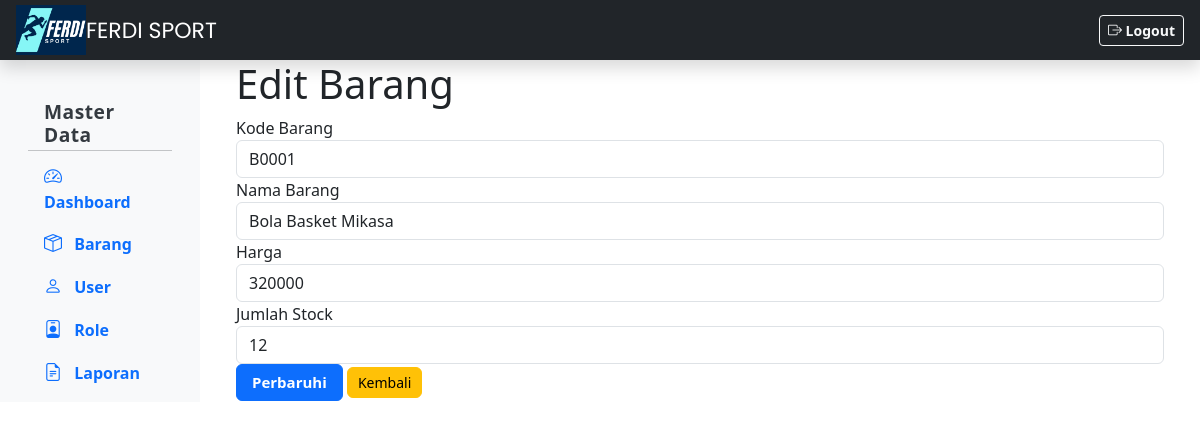
The page /index.php?page=barang/barang_edit&id=1 (signed in) on the database its author committed.
### tables this page shows
CREATE TABLE `barang` (
  `id_barang` int(11) NOT NULL,
  `nama` varchar(50) NOT NULL,
  `harga` int(11) NOT NULL,
  `jumlah` int(11) NOT NULL,
  `kode_barang` varchar(50) DEFAULT NULL
);

### page/barang/barang_edit.php (the view, shortened to what this page needs)
<?php
if (isset($_GET['id'])) {
    $id = $_GET['id'];
    $data = mysqli_query($dbconnect, "SELECT * FROM barang where id_barang='$id'");
    $data = mysqli_fetch_assoc($data);
}
?>
<div class="container">
	<h1>Edit Barang</h1>
	<form method="post">
	<div class="form-group">
	    <label>Kode Barang</label>
	    <input type="text" name="kode_barang" class="form-control" placeholder="Kode barang" value="<?=$data['kode_barang']?>">
	  </div>
	  <div class="form-group">
	    <label>Nama Barang</label>
	    <input type="text" name="nama" class="form-control" placeholder="Nama barang" value="<?=$data['nama']?>">
	  </div>
	  <div class="form-group">
	    <label>Harga</label>
	    <input type="number" name="harga" class="form-control" placeholder="Harga Barang" value="<?=$data['harga']?>">
	  </div>
	  <div class="form-group">
	    <label>Jumlah Stock</label>
	    <input type="number" name="jumlah" class="form-control" placeholder="Jumlah Stock" value="<?=$data['jumlah']?>">
	  </div>
  	<input type="submit" name="update" value="Perbaruhi" class="btn btn-primary">
  	<a href="index.php?page=barang/barang" class="btn btn-warning">Kembali</a>
	</form>
</div>

### css/style.css (style rules this page uses)
.btn-warning, .btn-danger { font-size: 14px; padding: 4px 10px; }
.btn-primary { font-size: 15px; padding: 6px 15px; font-weight: bold; }

### page/barang/barang_edit.php (style rules this page uses)
input[type=number] { -moz-appearance: textfield; }

### rows shown on the page
barang: kode_barang "B0001", nama "Bola Basket Mikasa", harga "320000", jumlah "12"
